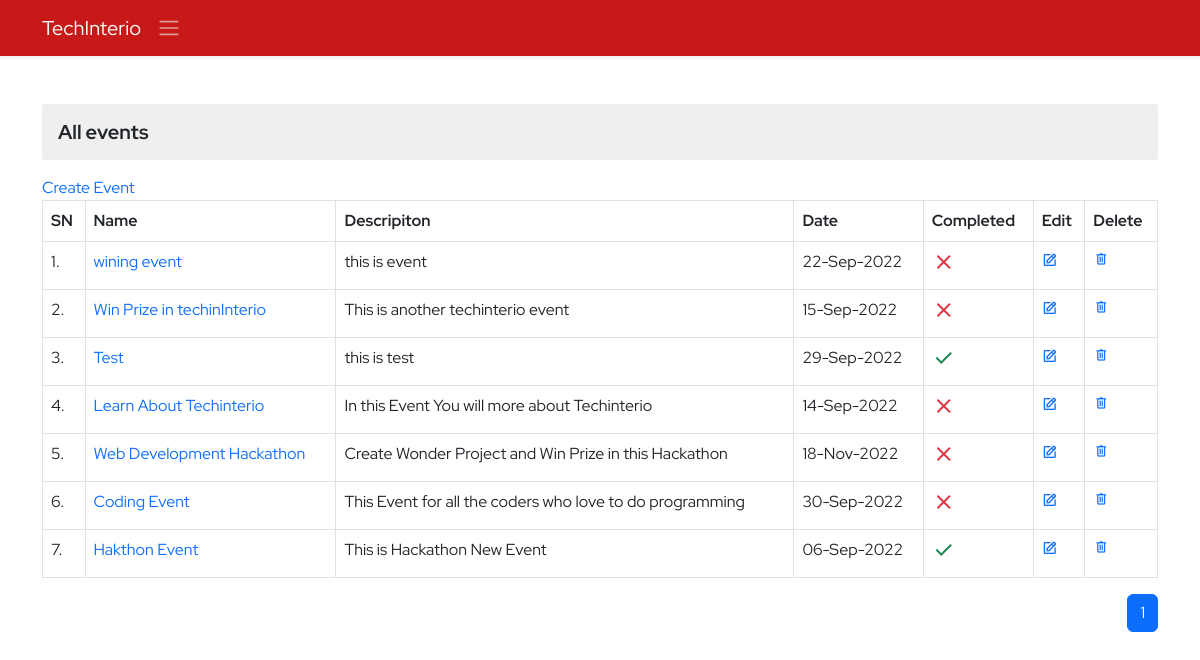
Page /ems/view-events/ (signed in) on the earlier database version.
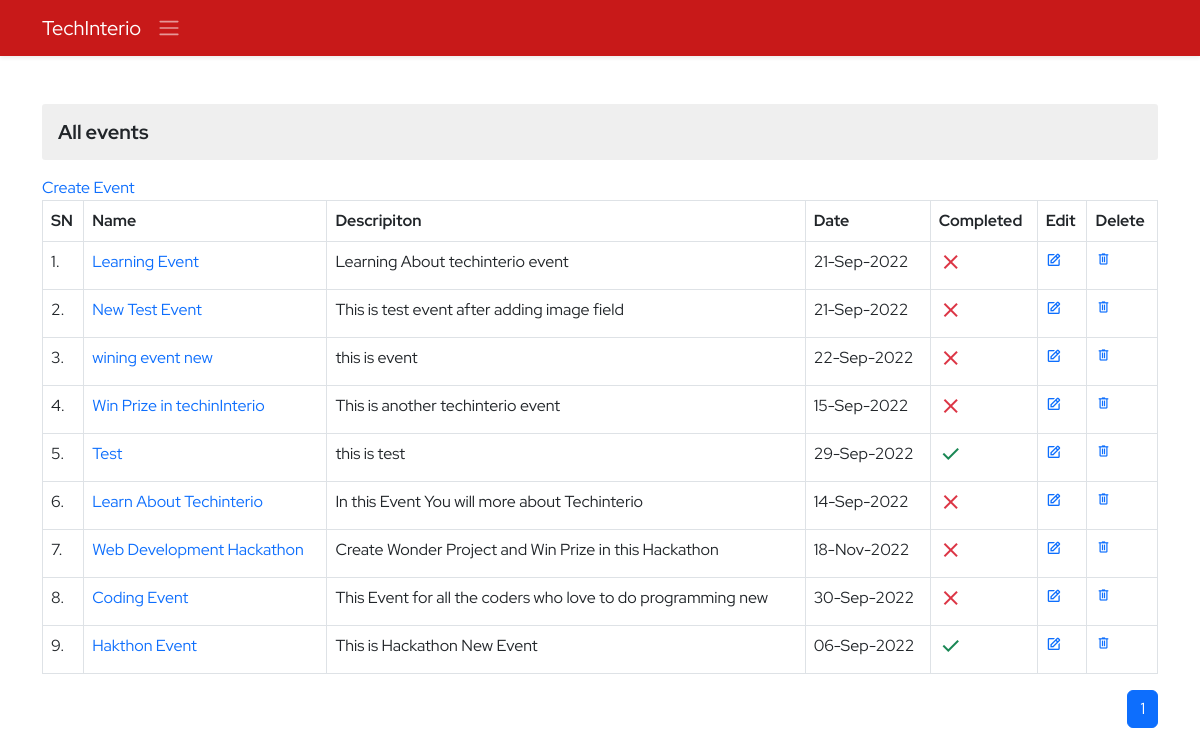
Same page on the later database version.
### ems/models.py (models this page shows, shortened)
class Events(models.Model):
    title=models.CharField(max_length=150)
    description=models.TextField(max_length=300)
    created_at=models.DateTimeField(auto_now_add=True)
    updated_at=models.DateTimeField(auto_now=True)
    image=models.ImageField(upload_to='events',null=True,blank=True)
    date=models.DateField()
    is_completed=models.BooleanField(default=False)

### ems/views.py (the view, shortened to what this page needs)
# urls.py: path('view-events/',viewEvents,name='view-events'),
@login_required()
def viewEvents(request):
    context={}
    try:
        events=Events.objects.all().order_by("-id")
        paginator=Paginator(events,10)
        page_no=request.GET.get('page')
        total_pages=paginator.page_range
        eventespages=paginator.get_page(page_no)
        context['events']=eventespages
        context['pages']=total_pages
    except Exception as e:
        print('Display Events Exception : ',e)
    return render(request,'ems/view_events.html',context)

### ems/templates/ems/view_events.html (shortened to what this page needs)
{% extends './base.html' %} {% block title %} Events | EMS {% endblock title %}
{% block body %}
<div class="container py-4">
  <div class="row d-flex align-items-center justify-content-center">
    <div class="col-12">
      <h3 class="my-3 derpartment-title">All events</h3>
      <a href="{% url 'ems:create-event' %}" class="mb-2">Create Event</a>
      <table class="table table-bordered event-table">
        <tr>
          <th>SN</th>
          <th>Name</th>
          <th>Descripiton</th>
          <th>Date</th>
          <th>Completed</th>
          <th>Edit</th>
          <th>Delete</th>
        </tr>
        {% for event in events %}
        <tr>
          <td>{{forloop.counter}}.</td>
          <td><a href="{% url 'ems:event' event.id %}">{{event.title}}</a></td>
          <td>{{event.description}}</td>
          <td>{{event.date | date:'d-M-Y'}}</td>
          <td>
            {% if event.is_completed %}
            <span class="material-symbols-outlined text-success fw-blod">
            </span>
            {% else %}
            <span class="material-symbols-outlined text-danger"> close </span>
            {% endif %}
          </td>
          <td>
            <a href="#" class="edit" data-bs-toggle="modal" data-bs-target="#edit-event"><i class="bx bx-edit"
                onclick="editevent({{event.id}},'{{event.title}}','{{event.description}}','{{event.date | date:'Y-m-d'}}','{{event.is_completed}}')"></i></a>
          </td>
          <td>
            <a href="{% url 'ems:delete-event' event.id %}" class="delete"><span class="material-symbols-outlined">
                delete </span></a>
          </td>
        </tr>
        {% endfor %}
      </table>
      <nav aria-label="Page navigation example">
        <ul class="pagination justify-content-end">
           {% if pages %} {% for p in pages %} {% if p == events.number %}
          <li class="page-item active" aria-current="page">
            <a class="page-link" href="?page={{p}}">{{p}}</a>
          </li>
          {% else %}
          <li class="page-item">
            <a class="page-link" href="?page={{p}}">{{p}}</a>
          </li>
          {% endif %} {% endfor %} {% endif %}
        </ul>
      </nav>
    </div>
  </div>
</div>
{% endblock body %}

### ems/templates/ems/base.html (shortened to what this page needs)
<!DOCTYPE html>
{% load static %}
<html lang="en">
<head>
    <link href="https://cdn.jsdelivr.net/npm/bootstrap@5.2.0/dist/css/bootstrap.min.css" rel="stylesheet"
>
    <link href='https://unpkg.com/boxicons@2.1.2/css/boxicons.min.css' rel='stylesheet'>
    <link rel="stylesheet" href="{% static 'css/style.css' %}">
</head>
<body>
    <header class="shadow-sm">
        <nav class="navbar navbar-expand-lg nav-bg navbar-dark shadow-sm fixed-top">
            <div class="container d-flex align-items-center justify-content-start">
                <a class="navbar-brand" href="{% url 'home:home' %}">TechInterio</a>
                <a class="cursor-pointer float-end active " data-bs-toggle="offcanvas" data-bs-target="#staticBackdrop"
                    aria-controls="staticBackdrop"><span class="navbar-toggler-icon"></span></a>
            </div>
        </nav>
    </header>
    <main class="my-5 pt-3">
        {% block body %}{% endblock body %}
    </main>
</body>
</html>

### static/css/style.css (style rules this page uses)
* { margin: 0; padding: 0; box-sizing: border-box; }
:root { --body-font: 'Red Hat Display', sans-serif; --second-font: 'Kaushan Script', cursive; --biggest-font-size: 2rem; --bigger-font-size: 1.5rem; --big-font-size: 1.25rem; --h1-font-size: 1.5rem; --h2-font-size: 1.25rem; --h3-font-size: 1rem; --normal-font-size: .938rem; --small-font-size: .813rem; --smaller-font-size: .75rem; --font-bold: 700; --font-black: 900; }
@media screen and (min-width: 1024px) { :root { --biggest-font-size: 6rem; --bigger-font-size: 3.5rem; --big-font-size: 2.75rem; --h1-font-size: 2.25rem; --h2-font-size: 1.5rem; --h3-font-size: 1.25rem; --normal-font-size: 1rem; --small-font-size: .875rem; --smaller-font-size: .813rem; --bs-modal-width:700px; } }
* { box-sizing: border-box; padding: 0; margin: 0; }
html { scroll-behavior: smooth; }
body, button, label, select, input { font-family: var(--body-font); font-size: var(--normal-font-size); }
h1, h2, h3 { font-weight: var(--font-bold); }
a { text-decoration: none; }
.cursor-pointer { cursor: pointer; }
.delete span { font-size: 16px !important; }
.nav-bg { background-color: #c30000e6 !important; }
.derpartment-title { font-size: var(--h3-font-size); background-color: #dadada70; padding: 1rem; border-radius: 3px; }

Differences in the rows shown:
added Events: title "Learning Event", description "Learning About techinterio event", date "21-Sep-2022", is_completed False (drawn)
added Events: title "New Test Event", description "This is test event after adding image field", date "21-Sep-2022", is_completed False (drawn)
changed Events "this is event": title "wining event" → "wining event new"
changed Events "Coding Event": description "This Event for all the coders who love to do programming" → "This Event for all the coders who love to do programming new"
